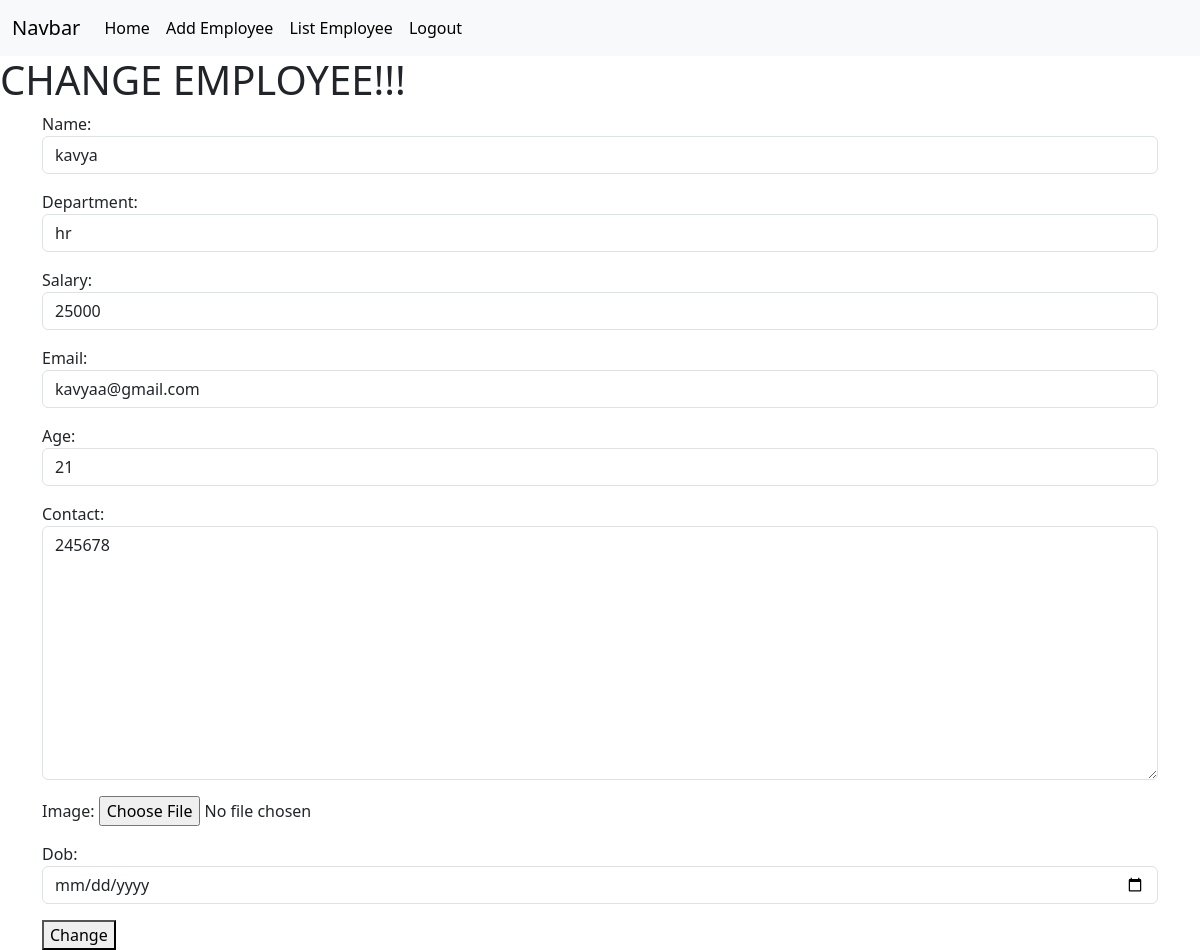
The page /employees/2/change (signed in) on the database its author committed.
### crm/models.py (models this page shows, shortened)
class Employees(models.Model):
    name=models.CharField(max_length=200)
    department=models.CharField(max_length=200)
    salary=models.PositiveIntegerField()
    email=models.EmailField(unique=True)
    age=models.PositiveIntegerField()
    contact=models.CharField(null=True,max_length=200)
    image=models.ImageField(upload_to="images",null=True,blank=True)
    dob=models.DateField(null=True,blank=True)

### crm/views.py (the view, shortened to what this page needs)
# urls.py: path("employees/<int:pk>/change",views.EmployeeEditView.as_view(),name="emp-edit"),
@method_decorator(signin_required,name="dispatch")
class EmployeeEditView(View):
          def get(self,request,*args,**kwargs):
                id=kwargs.get("pk")
                obj=Employees.objects.get(id=id) #edit cheyyumbool same data varan changeil
                form=EmployeeModelForm(instance=obj)
                return render(request,"emp_edit.html",{"form":form})

### crm/forms.py
class EmployeeModelForm(forms.ModelForm):
  class Meta:
    model=Employees
    fields="__all__"
    widgets={           #for styling textbox
      "name":forms.TextInput(attrs={"class":"form-control"}),
      "department":forms.TextInput(attrs={"class":"form-control"}),
      "salary":forms.NumberInput(attrs={"class":"form-control"}),
      "email":forms.EmailInput(attrs={"class":"form-control"}),
      "age":forms.NumberInput(attrs={"class":"form-control"}),
      "contact":forms.Textarea(attrs={"class":"form-control","row":5}),
      "dob":forms.DateInput(attrs={"class":"form-control","type":"date"})
    }

### crm/views.py (called while the page is built)
def signin_required(fn):
     def wrapper(request,*args,**kwargs):
       if not request.user.is_authenticated:
          messages.error(request,"invalid session")
          return redirect('signin')
       else:
          return fn(request,*args,**kwargs)
     return wrapper

### crm/templates/emp_edit.html (shortened to what this page needs)
{%extends 'base.html'%}
{%block body_block%}
<h1>CHANGE EMPLOYEE!!!</h1>
<div class="container">
    <form action="" method="post" enctype="multipart/form-data">
        {{form.as_p}}
        <button type="submit">Change</button>
    </form>
</div>
{%endblock%}

### rows shown on the page
Employees: name "kavya", department "hr", salary "25000", email "kavyaa@gmail.com", age "21", contact "245678"
